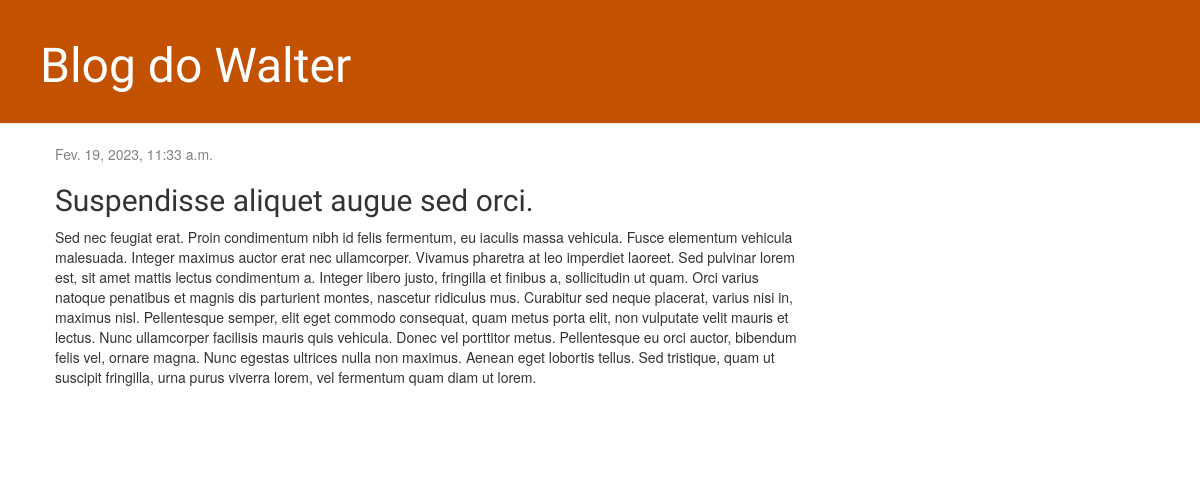
/post/1/, run on an earlier commit of the app's database.
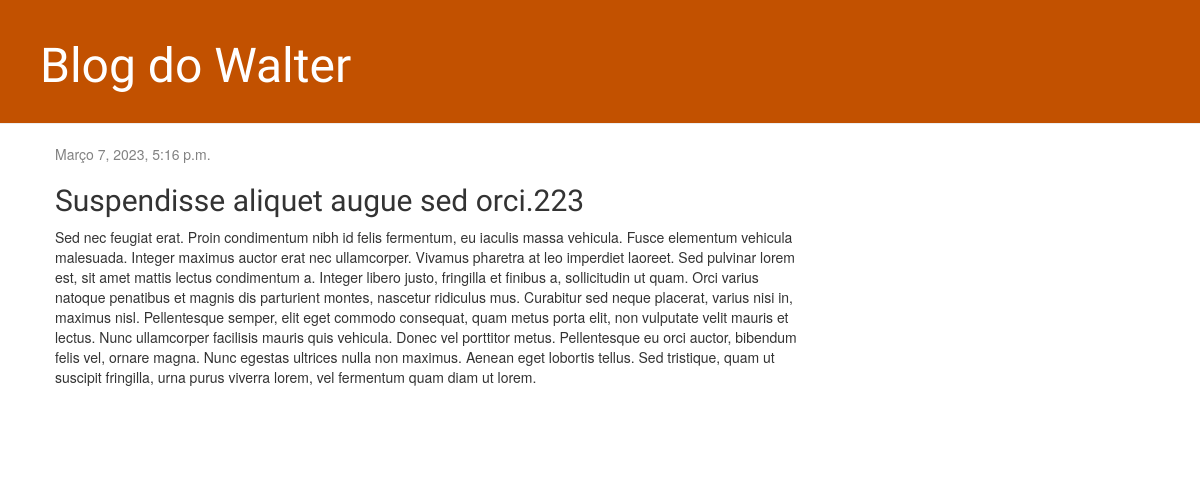
And on a later commit of the database.
### blog/models.py (models this page shows, shortened)
class Post(models.Model):
    author = models.ForeignKey(settings.AUTH_USER_MODEL, on_delete=models.CASCADE)
    title = models.CharField(max_length=200)
    text = models.TextField()
    created_date = models.DateTimeField(default=timezone.now)
    published_date = models.DateTimeField(blank=True, null=True)

### blog/views.py (the view)
# urls.py: path('post/<int:pk>/', views.post_detail, name='post_detail'),
def post_detail (request, pk):
    post = get_object_or_404(Post, pk=pk)
    return render(request, 'blog/post_detail.html', {'post': post})

### blog/templates/blog/post_detail.html (shortened to what this page needs)
{% extends 'blog/base.html' %}
{% block content %}
    <div class="post">
        {% if post.published_date %}
            <div class="date">
                {{ post.published_date }}
            </div>
        {% endif %}
        <h2>{{ post.title }}</h2>
        <p>{{ post.text|linebreaksbr }}</p>
    </div>
{% endblock %}

### blog/templates/blog/base.html (shortened to what this page needs)
{% load static %}
<html>
    <head>
        <link rel="stylesheet" href="//maxcdn.bootstrapcdn.com/bootstrap/3.2.0/css/bootstrap.min.css">
        <link rel="stylesheet" href="//maxcdn.bootstrapcdn.com/bootstrap/3.2.0/css/bootstrap-theme.min.css">
        <link rel="stylesheet" href="{% static 'css/blog.css' %}">
    </head>
    <body>
        <div class="page-header">
            <h1><a href="/">Blog do Walter</a></h1>
        </div>
        <div class="content container">
            <div class="row">
                <div class="col-md-8">
                {% block content %}
                {% endblock %}
                </div>
            </div>
        </div>
    </body>
</html>

### blog/static/css/blog.css (style rules this page uses)
.page-header { background-color: #C25100; margin-top: 0; padding: 20px 20px 20px 40px; }
.page-header h1, .page-header h1 a, .page-header h1 a:visited, .page-header h1 a:active { color: #ffffff; font-size: 36pt; text-decoration: none; }
.content { margin-left: 40px; }
h1, h2, h3, h4 { font-family: 'Lobster', cursive; }
.date { color: #828282; }
.post { margin-bottom: 70px; }

What changed in the data, as far as the page shows it:
changed Post: published_date "Fev. 19, 2023, 11:33 a.m." → "Março 7, 2023, 5:16 p.m."; title "Suspendisse aliquet augue sed orci." → "Suspendisse aliquet augue sed orci.223"
